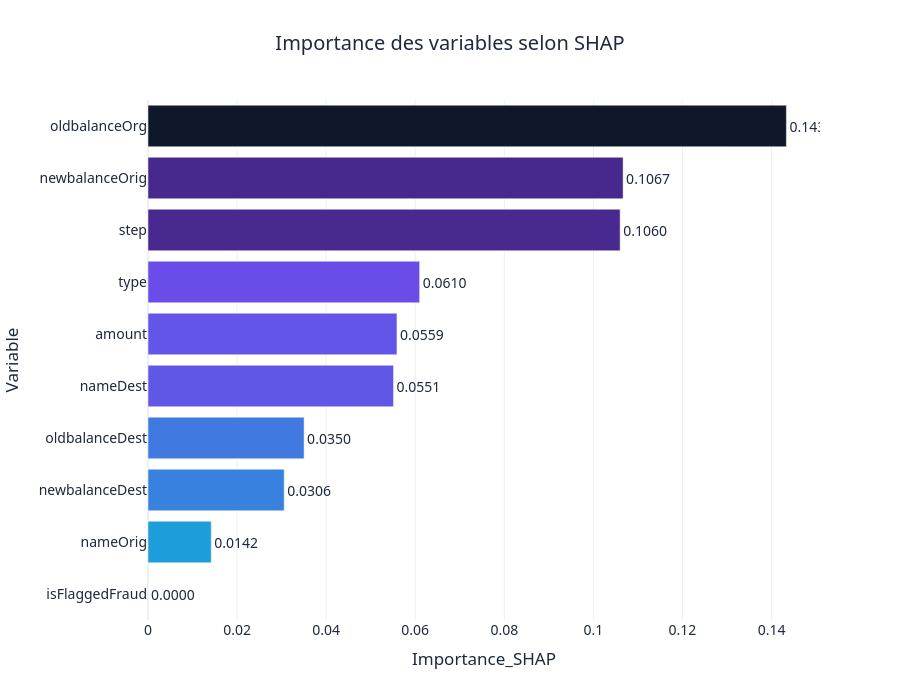

Here is the notebook cell this chart was saved with:
### Code cell
# ============================================
# VISUALISATION INTERACTIVE SHAP — VERSION CORRIGÉE
# ============================================

# Cas 1 : SHAP retourne une liste par classe
if isinstance(shap_values, list):
    shap_array = shap_values[1]

# Cas 2 : SHAP retourne un tableau 3D : lignes x variables x classes
elif len(np.array(shap_values).shape) == 3:
    shap_array = shap_values[:, :, 1]

# Cas 3 : SHAP retourne directement un tableau 2D
else:
    shap_array = shap_values

# Moyenne absolue des valeurs SHAP par variable
shap_importance = np.abs(shap_array).mean(axis=0)

# Création du DataFrame
shap_df = pd.DataFrame({
    "Variable": sample_data.columns,
    "Importance_SHAP": shap_importance
})

# Tri décroissant
shap_df = shap_df.sort_values(
    by="Importance_SHAP",
    ascending=False
)

# Top 15 variables
top_shap = shap_df.head(15)

# Visualisation Plotly
fig = px.bar(
    top_shap,
    x="Importance_SHAP",
    y="Variable",
    orientation="h",
    color="Importance_SHAP",
    text="Importance_SHAP",
    color_continuous_scale=[
        "#06B6D4",
        "#7C3AED",
        "#0F172A"
    ],
    title="Importance des variables selon SHAP"
)

fig.update_traces(
    texttemplate='%{text:.4f}',
    textposition='outside'
)

fig.update_layout(
    template="plotly_white",
    height=700,
    title_x=0.5,
    font=dict(
        family="Segoe UI",
        size=14,
        color="#1E293B"
    ),
    yaxis=dict(
        categoryorder="total ascending"
    ),
    plot_bgcolor="#FFFFFF",
    paper_bgcolor="#FFFFFF",
    coloraxis_showscale=False
)

fig.show()

### Figure 1 — Plotly figure (JSON) as saved in the notebook; plotly's stock layout.template omitted (floating-point values rounded to 4 significant figures)
{"data": [{"hovertemplate": "Importance_SHAP=%{marker.color}<br>Variable=%{y}<extra></extra>", "legendgroup": "", "marker": {"color": [0.1433, 0.1067, 0.106, 0.06099, 0.0559, 0.05513, 0.03505, 0.03058, 0.0142, 0.0], "coloraxis": "coloraxis", "pattern": {"shape": ""}}, "name": "", "orientation": "h", "showlegend": false, "text": [0.1433, 0.1067, 0.106, 0.06099, 0.0559, 0.05513, 0.03505, 0.03058, 0.0142, 0.0], "textposition": "outside", "texttemplate": "%{text:.4f}", "type": "bar", "x": [0.1433, 0.1067, 0.106, 0.06099, 0.0559, 0.05513, 0.03505, 0.03058, 0.0142, 0.0], "xaxis": "x", "y": ["oldbalanceOrg", "newbalanceOrig", "step", "type", "amount", "nameDest", "oldbalanceDest", "newbalanceDest", "nameOrig", "isFlaggedFraud"], "yaxis": "y"}], "layout": {"barmode": "relative", "coloraxis": {"colorbar": {"title": {"text": "Importance_SHAP"}}, "colorscale": [[0, "#06B6D4"], [0.5, "#7C3AED"], [1, "#0F172A"]], "showscale": false}, "font": {"color": "#1E293B", "family": "Segoe UI", "size": 14}, "height": 700, "legend": {"tracegroupgap": 0}, "paper_bgcolor": "#FFFFFF", "plot_bgcolor": "#FFFFFF", "title": {"text": "Importance des variables selon SHAP", "x": 0.5}, "xaxis": {"anchor": "y", "domain": [0, 1], "title": {"text": "Importance_SHAP"}}, "yaxis": {"anchor": "x", "categoryorder": "total ascending", "domain": [0, 1], "title": {"text": "Variable"}}}}
